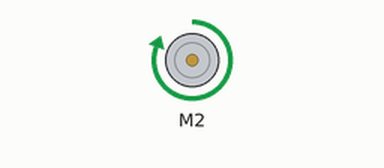
Simulated run of this sketch. Board: Arduino Uno, built with avr-gcc and run on an emulated ATmega328P. On the bench: DC motor (green arrow = forward, orange = backward, longer = faster). What the sketch prints to the serial monitor is not drawn.

Above: at 0.1 s.
Timing chart, 0 to 1.6 s (numbered marks = the images above):
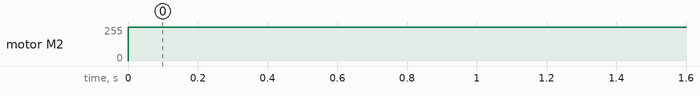

Measured:
- by itself, motor M2: stopped → forward 255/255 at 0.00 s

The sketch:

sketch_mar12a.ino
```cpp
// (licence header left out)
#include <AFMotor.h> //DO NOT forget to include this library by "Sketch->Include Library->Add ZIP library
//" This library can be downloaded from the Velleman website.

AF_DCMotor motor(2);
void setup() {
  Serial.begin(9600); // set up Serial library at 9600 bps
  Serial.println("Motor test!");
  // turn on motor
  motor.setSpeed(200);
  motor.run(RELEASE);
}
void loop() {
  uint8_t i;

  Serial.print("tick");
  motor.setSpeed(255);
  motor.run(FORWARD);
}
```
